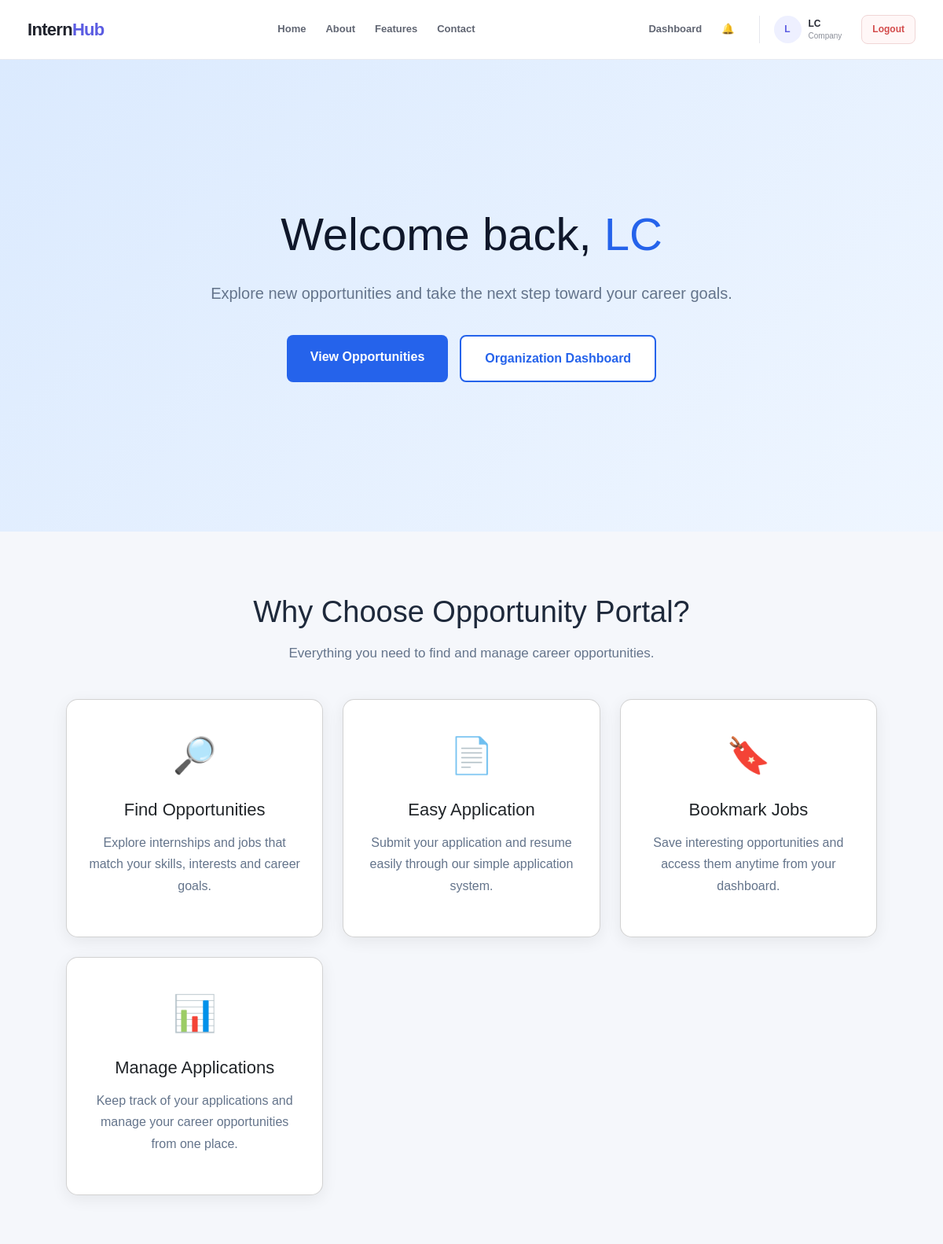
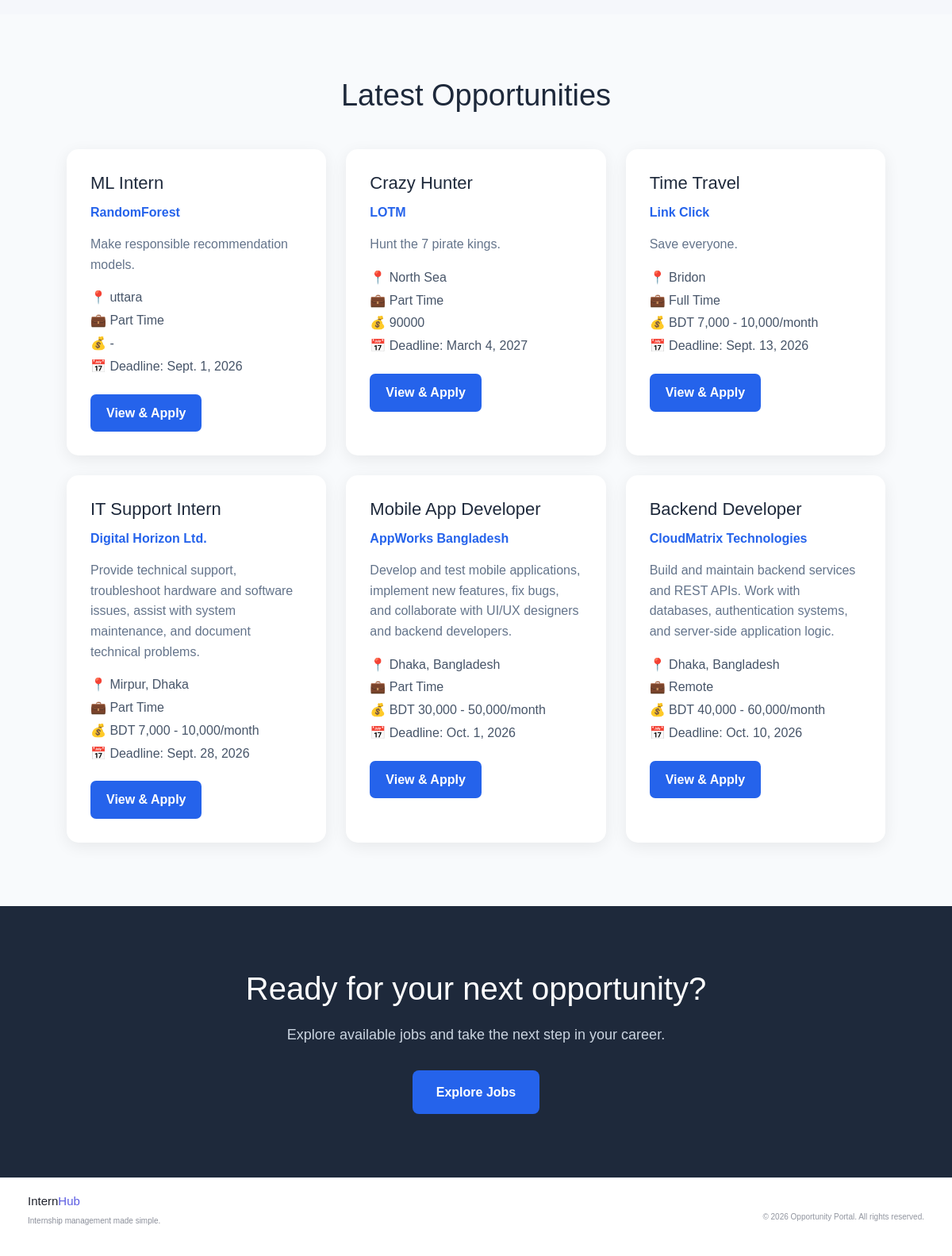
/index/ (signed in), run on the app's committed database (2 pictures, top to bottom).
### accounts/models.py (models this page shows, shortened)
class User(AbstractUser):
    class Role(models.TextChoices):
        STUDENT = "STUDENT", "Student"
        COMPANY = "COMPANY", "Company"
        ADMIN = "ADMIN", "Admin"
    email = models.EmailField(unique=True)
    role = models.CharField(
        max_length=20,
        choices=Role.choices,
        default=Role.STUDENT
    )
    objects = CustomUserManager()

### opportunity_portal/models.py (models this page shows, shortened)
class Job(models.Model):
    JOB_TYPE_CHOICES = (
        ('Full Time', 'Full Time'),
        ('Part Time', 'Part Time'),
        ('Internship', 'Internship'),
        ('Remote', 'Remote'),
    )
    title = models.CharField(max_length=200)
    organization = models.CharField(max_length=200)
    description = models.TextField()
    location = models.CharField(max_length=200)
    job_type = models.CharField(
        max_length=50,
        choices=JOB_TYPE_CHOICES
    )
    salary = models.CharField(
        max_length=100,
        blank=True
    )
    deadline = models.DateField()
    created_at = models.DateTimeField(
        auto_now_add=True
    )

### internship/views.py (the view)
# urls.py: path("index/", views.index, name="index"),
def index(request):
    latest_jobs = Job.objects.order_by(
        "-created_at"
    )[:6]
    return render(
        request,
        "index.html",
        {
            "jobs": latest_jobs
        }
    )

### accounts/context_processors.py (called while the page is built)
def notifications(request):
    if not request.user.is_authenticated:
        return {
            "unread_notifications_count": 0,
            "nav_notifications": [],
        }
    user_notifications = Notification.objects.filter(
        user=request.user
    )
    return {
        "unread_notifications_count": user_notifications.filter(
            is_read=False
        ).count(),
        "nav_notifications": user_notifications[:5],
    }

### internship/templates/index.html (shortened to what this page needs)
{% extends "accounts/base.html" %}
{% block content %}
<section class="hero">
    <div class="hero-content">
        {% if user.is_authenticated %}
            <h1>
                Welcome back,
                <span>{{ user.username }}</span>
            </h1>
            <p>
                Explore new opportunities and take
                the next step toward your career goals.
            </p>
            {% if user.role == 'STUDENT' %}
                <div class="hero-buttons">
                    <a
                        href="{% url 'job_list' %}"
                        class="primary-btn">
                        Find Jobs
                    </a>
                    <a
                        href="{% url 'applicant_dashboard' %}"
                        class="secondary-btn">
                        My Dashboard
                    </a>
                </div>
            {% elif user.role == 'COMPANY' %}
                <div class="hero-buttons">
                    <a
                        href="{% url 'job_list' %}"
                        class="primary-btn">
                        View Opportunities
                    </a>
                    <a
                        href="{% url 'organization_dashboard' %}"
                        class="secondary-btn">
                        Organization Dashboard
                    </a>
                </div>
            {% endif %}
        {% endif %}
    </div>
</section>
<section class="section">
    <h2>
        Why Choose Opportunity Portal?
    </h2>
    <p class="section-subtitle">
        Everything you need to find and manage
        career opportunities.
    </p>
    <div class="cards">
        <div class="card">
            <div class="icon">
                🔎
            </div>
            <h3>
                Find Opportunities
            </h3>
            <p>
                Explore internships and jobs that
                match your skills, interests and
                career goals.
            </p>
        </div>
        <div class="card">
            <div class="icon">
                📄
            </div>
            <h3>
                Easy Application
            </h3>
            <p>
                Submit your application and resume
                easily through our simple application
                system.
            </p>
        </div>
        <div class="card">
            <div class="icon">
                🔖
            </div>
            <h3>
                Bookmark Jobs
            </h3>
            <p>
                Save interesting opportunities and
                access them anytime from your dashboard.
            </p>
        </div>
        <div class="card">
            <div class="icon">
                📊
            </div>
            <h3>
                Manage Applications
            </h3>
            <p>
                Keep track of your applications and
                manage your career opportunities
                from one place.
            </p>
        </div>
    </div>
</section>
<section class="job-section">
    <h2 class="job-title">
        Latest Opportunities
    </h2>
    {% if jobs %}
        <div class="jobs">
            {% for job in jobs %}
                <div class="job-card">
                    <h3>
                        {{ job.title }}
                    </h3>
                    <div class="organization">
                        {{ job.organization }}
                    </div>
                    <p>
                        {{ job.description|truncatewords:20 }}
                    </p>
                    <div class="job-info">
                        📍 {{ job.location }}
                        <br>
                        💼 {{ job.job_type }}
                        {% if job.salary %}
                            <br>
                            💰 {{ job.salary }}
                        {% endif %}
                        <br>
                        📅 Deadline:
                        {{ job.deadline }}
                    </div>
                    <a
                        href="{% url 'apply_job' job.id %}"
                        class="job-button">
                        View & Apply
                    </a>
                </div>
            {% endfor %}
        </div>
    {% endif %}
</section>
<section class="cta">
    {% if user.is_authenticated %}
        <h2>
            Ready for your next opportunity?
        </h2>
        <p>
            Explore available jobs and take the
            next step in your career.
        </p>
        <a
            href="{% url 'job_list' %}"
            class="primary-btn">
            Explore Jobs
        </a>
    {% endif %}
</section>
{% endblock %}
{% block footer_message %}
    © 2026 Opportunity Portal. All rights reserved.
{% endblock %}

### accounts/templates/accounts/base.html (shortened to what this page needs)
{% load static %}
<!DOCTYPE html>
<html lang="en">
<head>
    <link  href="https://cdn.jsdelivr.net/npm/bootstrap@5.3.3/dist/css/bootstrap.min.css" rel="stylesheet">
    <link href="https://cdn.jsdelivr.net/npm/bootstrap@5.3.2/dist/css/bootstrap.min.css" rel="stylesheet">
    <link href="https://cdn.jsdelivr.net/npm/bootstrap-icons@1.11.3/font/bootstrap-icons.min.css" rel="stylesheet">
    <link rel="stylesheet" href="{% static 'accounts/css/style.css' %}">
</head>
<body>
<header class="navbar">
    <div class="navbar-container">
        <a
            href="{% url 'dashboard' %}"
            class="logo"
        >
            Intern<span>Hub</span>
        </a>
        <nav class="nav-links">
            {% if user.is_authenticated %}
                <a href="{% url 'job_list' %}">
                    Home
                </a>
            {% else %}
                <a href="{% url 'home' %}">
                    Home
                </a>
            {% endif %}
            <a href="{% url 'home' %}#about">
                About
            </a>
            <a href="{% url 'home' %}#features">
                Features
            </a>
            <a href="{% url 'home' %}#contact">
                Contact
            </a>
        </nav>
        {% if user.is_authenticated %}
            <nav class="nav-links">
                {% if user.role == "STUDENT" %}
                    <a href="{% url 'applicant_dashboard' %}">
                        Dashboard
                    </a>
                    <a onclick="openBookmarks()" style="cursor: pointer;">
                        🔖Bookmarks
                        ({{ bookmarks|length }})
                    </a>
                {% elif user.role == "COMPANY" %}
                    <a href="{% url 'company_dashboard' %}">
                        Dashboard
                    </a>
                {% elif user.role == "ADMIN" %}
                    <a href="{% url 'admin_dashboard' %}">
                        Dashboard
                    </a>
                {% endif %}
                <a
                    href="{% url 'notifications' %}"
                    class="nav-bell"
                    title="Notifications"
                >
                    🔔
                </a>
                <div class="nav-user">
                    <div class="nav-avatar">
                        {{ user.username|first|upper }}
                    </div>
                    <div class="nav-user-info">
                        <strong>
                            {{ user.username }}
                        </strong>
                        <span>
                            {{ user.role|title }}
                        </span>
                    </div>
                </div>
                <a
                    href="{% url 'logout' %}"
                    class="logout-button"
                >
                    Logout
                </a>
            </nav>
        {% endif %}
    </div>
</header>
<main>
    {% block content %}
    {% endblock %}
</main>
<footer class="footer">
    <div class="footer-container">
        <div>
            <h3>
                Intern<span>Hub</span>
            </h3>
            <p>
                Internship management made simple.
            </p>
        </div>
        <div class="footer-right">
            {% block footer_message %}{% endblock %}
        </div>
    </div>
</footer>
{% include "internship/bookmark_modal.html" %}
</body>
</html>

### static/accounts/css/style.css (style rules this page uses)
* { margin: 0; padding: 0; box-sizing: border-box; }
html { scroll-behavior: smooth; }
body { font-family: Inter, -apple-system, BlinkMacSystemFont, "Segoe UI", sans-serif; background: #f8f9fc; color: #20232d; line-height: 1.6; }
a { text-decoration: none; color: inherit; }
.navbar { width: 100%; height: 76px; background: #ffffff; border-bottom: 1px solid #e8eaf0; position: relative; z-index: 100; }
.navbar-container { width: 100%; max-width: 1180px; height: 100%; margin: 0 auto; padding: 0 25px; display: flex; align-items: center; justify-content: space-between; }
.logo { font-size: 22px; font-weight: 800; letter-spacing: -0.7px; color: #20232d; }
.logo span { color: #5b5ce2; }
.nav-links { display: flex; align-items: center; gap: 25px; }
.nav-links > a:not(.nav-button):not(.logout-button) { color: #606572; font-size: 13px; font-weight: 600; transition: 0.2s ease; }
.nav-bell { position: relative; display: inline-flex; align-items: center; justify-content: center; font-size: 1.2rem; margin-right: 6px; }
.nav-user { display: flex; align-items: center; gap: 9px; padding-left: 18px; border-left: 1px solid #e5e7ed; }
.nav-avatar { width: 35px; height: 35px; border-radius: 50%; display: flex; align-items: center; justify-content: center; background: #eef0ff; color: #5b5ce2; font-size: 12px; font-weight: 800; }
.nav-user-info { display: flex; flex-direction: column; gap: 0; }
.nav-user-info strong { color: #292c36; font-size: 12px; line-height: 1.3; }
.nav-user-info span { color: #8b8f99; font-size: 10px; text-transform: capitalize; line-height: 1.3; }
.logout-button { padding: 8px 13px; border: 1px solid #f0d6d6; border-radius: 8px; background: #fff7f7; color: #d34b4b !important; font-size: 12px !important; font-weight: 700 !important; transition: all 0.2s ease; }
main { min-height: calc(100vh - 150px); }
.footer { width: 100%; background: #ffffff; border-top: 1px solid #e8eaf0; }
.footer-container { max-width: 1180px; min-height: 75px; margin: 0 auto; padding: 20px 25px; display: flex; align-items: center; justify-content: space-between; }
.footer h3 { color: #20232d; font-size: 15px; }
.footer h3 span { color: #5b5ce2; }
.footer p { margin-top: 2px; color: #8a8e99; font-size: 10px; }
.footer-right { color: #9296a0; font-size: 10px; }

### data on the page
User: username|first "L", username "LC", role "Company"
Job: title "ML Intern", organization "RandomForest", description "Make responsible recommendation models.", location "uttara", job_type "Part Time", salary "-", deadline "Sept. 1, 2026"
Job: title "Crazy Hunter", organization "LOTM", description "Hunt the 7 pirate kings.", location "North Sea", job_type "Part Time", salary "90000", deadline "March 4, 2027"
Job: title "Time Travel", organization "Link Click", description "Save everyone.", location "Bridon", job_type "Full Time", salary "BDT 7,000 - 10,000/month", deadline "Sept. 13, 2026"
Job: title "IT Support Intern", organization "Digital Horizon Ltd.", description "Provide technical support, troubleshoot hardware and software issues, assist with system maintenance, and document technical problems.", location "Mirpur, Dhaka", job_type "Part Time", salary "BDT 7,000 - 10,000/month", deadline "Sept. 28, 2026"
Job: title "Mobile App Developer", organization "AppWorks Bangladesh", description "Develop and test mobile applications, implement new features, fix bugs, and collaborate with UI/UX designers and backend developers.", location "Dhaka, Bangladesh", job_type "Part Time", salary "BDT 30,000 - 50,000/month", deadline "Oct. 1, 2026"
Job: title "Backend Developer", organization "CloudMatrix Technologies", description "Build and maintain backend services and REST APIs. Work with databases, authentication systems, and server-side application logic.", location "Dhaka, Bangladesh", job_type "Remote", salary "BDT 40,000 - 60,000/month", deadline "Oct. 10, 2026"
